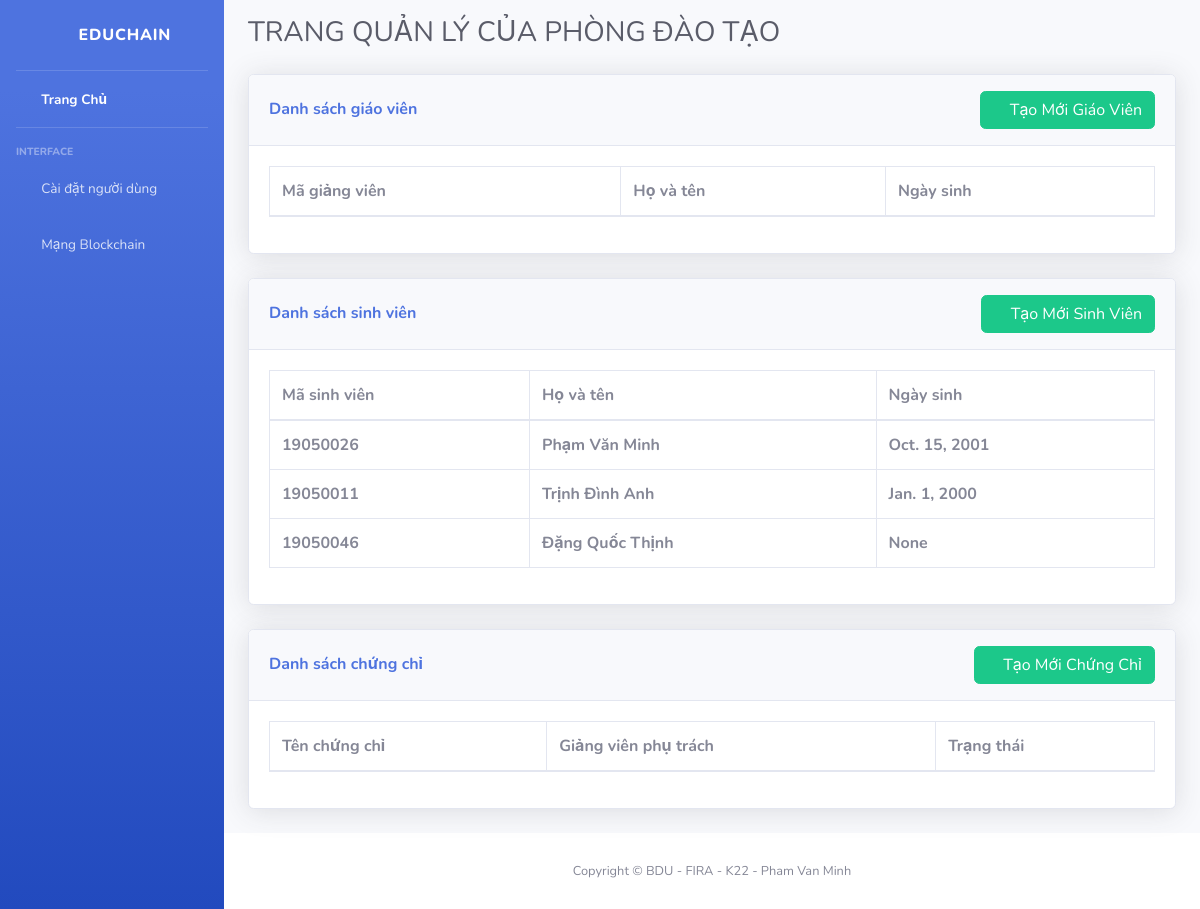
/ (signed in), run on an earlier commit of the app's database.
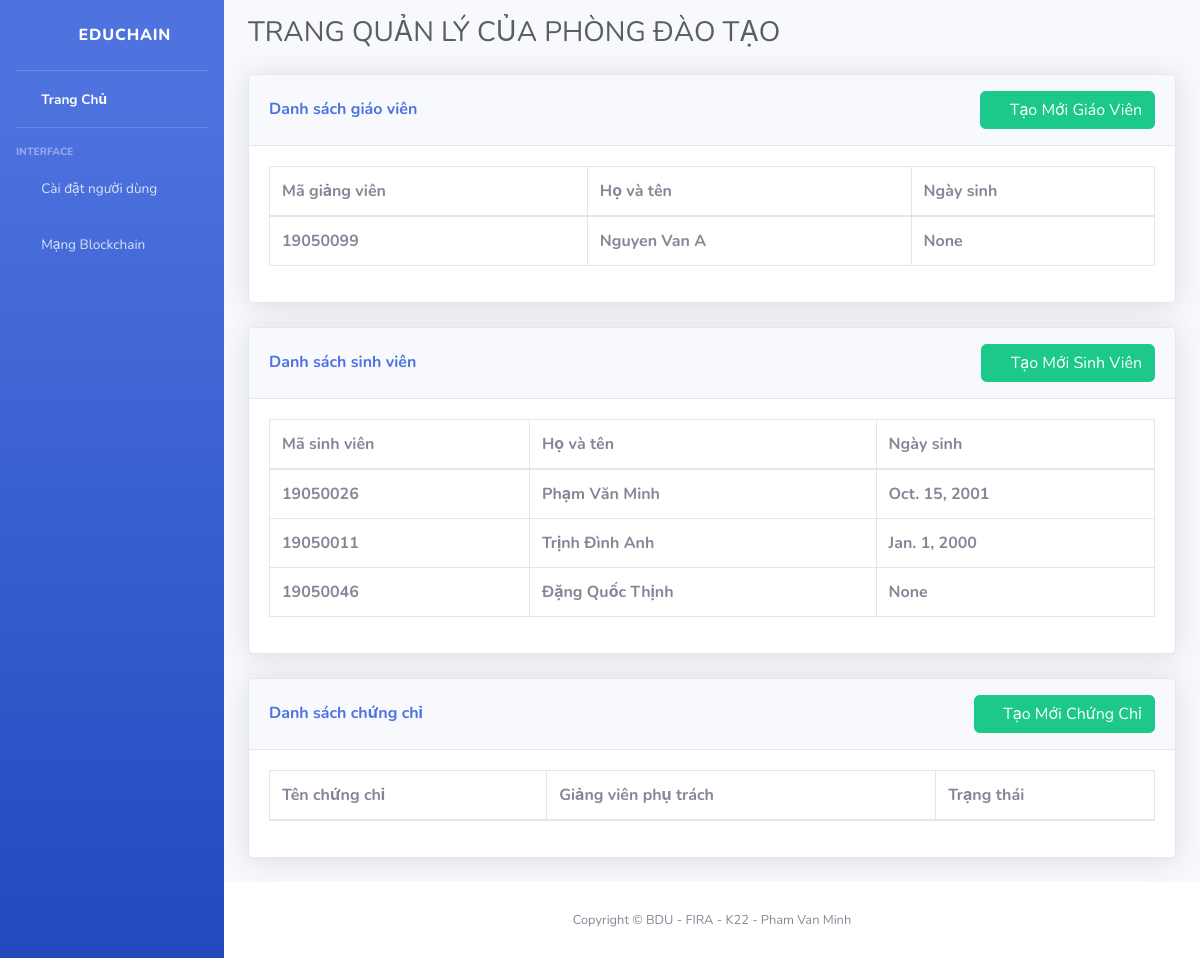
And on a later commit of the database.
### account/models.py (models this page shows, shortened)
class User(AbstractBaseUser, PermissionsMixin):
    user_code = models.CharField(max_length=150, unique=True)
    full_name = models.CharField(max_length=150, blank=True)
    date_of_birth = models.DateField(blank=True, null=True)
    is_staff = models.BooleanField(default=False)
    is_active = models.BooleanField(default=True)
    is_teacher = models.BooleanField(default=False)
    is_student = models.BooleanField(default=False)
    is_admin = models.BooleanField(default=False)
    private_key = models.FileField(blank=True, null=True, upload_to='private_key/')
    public_key = models.TextField( blank=True, null=True)
    public_key_hash = models.CharField(max_length=64, blank=True)
    objects = CustomAccountManager()
    USERNAME_FIELD = 'user_code'
    REQUIRED_FIELDS = []

### cert/views.py (the view, shortened to what this page needs)
# urls.py: path('', home , name="home"),
@login_required(login_url='account_app:login')
def home(request):
    user = request.user
    context = {}
    if user.is_teacher == True:
        cert_headers = CertHeader.objects.filter(teacher = User.objects.get(id = user.id), is_signed_all = False)
        signed_cert_header = CertHeader.objects.filter(teacher = User.objects.get(id = user.id), is_signed_all = True)
        context['cert_headers'] = cert_headers
        context['signed_cert_header'] = signed_cert_header
        if user.private_key.name:
            context['alert'] = True
        else:
            context['alert'] = False
        return render(request, 'cert/teacher_home.html', context=context)
    elif user.is_admin == True:
        teacher_list = User.objects.filter(is_teacher = True)
        student_list = User.objects.filter(is_student = True)
        cert_header_list = CertHeader.objects.all()
        context['teacher_list'] = teacher_list
        context['student_list'] = student_list
        context['cert_header_list'] = cert_header_list
        return render(request, 'cert/admin_home.html', context=context)
    else:
        return redirect('account_app:logout')

### templates/cert/admin_home.html (shortened to what the changed rows need)
{% extends "cert/base.html" %}
{% load static %}
{% block content %}
<div class="d-sm-flex align-items-center justify-content-between mb-4">
    <h1 class="h3 mb-0 text-gray-800">TRANG QUẢN LÝ CỦA PHÒNG ĐÀO TẠO</h1>
</div>
<div class="row">
    <div class="col-12">
        <div class="card shadow mb-4">
            <div class="card-body">
                <div class="table-responsive">
                    <table class="table table-bordered" id="teacherTable" width="100%" cellspacing="0">
                        <thead>
                            <tr>
                                <th>Mã giảng viên</th>
                                <th>Họ và tên</th>
                                <th>Ngày sinh</th>
                            </tr>
                        </thead>
                        <tbody>
                            {% for teacher in teacher_list %}
                                <tr>
                                    <th>{{ teacher.user_code }}</th>
                                    <th>{{ teacher.full_name }}</th>
                                    <th>{{ teacher.date_of_birth }}</th>
                                </tr>
                            {% endfor %}
                        </tbody>
                    </table>
                </div>
            </div>
        </div>
    </div>
</div>
<div class="row">
    <div class="col-12">
        <div class="card shadow mb-4">
            <div class="card-body">
                <div class="table-responsive">
                    <table class="table table-bordered" id="studentTable" width="100%" cellspacing="0">
                        <thead>
                            <tr>
                                <th>Mã sinh viên</th>
                                <th>Họ và tên</th>
                                <th>Ngày sinh</th>
                            </tr>
                        </thead>
                        <tbody>
                            {% for student in student_list %}
                                <tr>
                                    <th>{{ student.user_code }}</th>
                                    <th>{{ student.full_name }}</th>
                                    <th>{{ student.date_of_birth }}</th>
                                </tr>
                            {% endfor %}
                        </tbody>
                    </table>
                </div>
            </div>
        </div>
    </div>
</div>
<div class="row">
    <div class="col-12">
        <div class="card shadow mb-4">
            <div class="card-body">
                <div class="table-responsive">
                    <table class="table table-bordered justify-content-center" id="certTable" width="100%" cellspacing="0">
                        <thead>
                            <tr>
                                <th>Tên chứng chỉ</th>
                                <th>Giảng viên phụ trách</th>
                                <th>Trạng thái</th>
                            </tr>
                        </thead>
                    </table>
                </div>
            </div>
        </div>
    </div>
</div>
{% endblock %}

What changed in the data, as far as the page shows it:
added User: user_code "19050099", full_name "Nguyen Van A", date_of_birth "None", shown under "Danh sách giáo viên"
